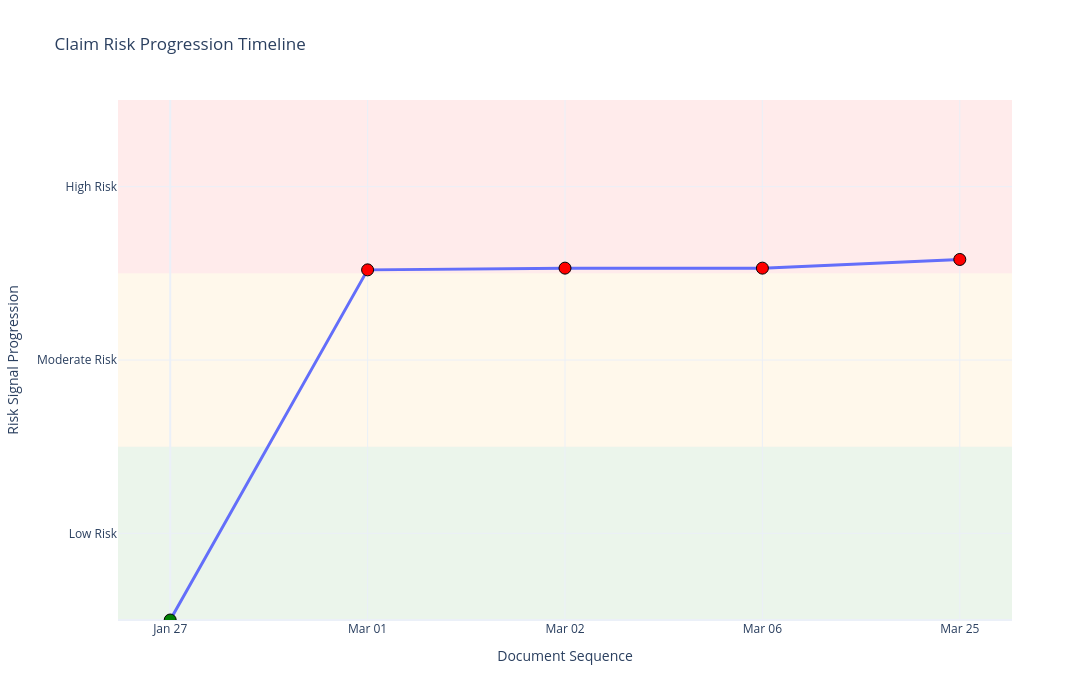

Here is the notebook cell this chart was saved with:
### Code cell
import random
from datetime import datetime, timedelta
import plotly.graph_objects as go

# -----------------------------
# INPUT DATA
# -----------------------------
data = results

# -----------------------------
# CONFIG
# -----------------------------
risk_map = {"L": 1, "M": 2, "H": 3}
risk_label = {1: "Low", 2: "Moderate", 3: "High"}
risk_color = {1: "green", 2: "orange", 3: "red"}

# -----------------------------
# STEP 1: ASSIGN DATES (RISK-AWARE)
# -----------------------------
date_buckets = {
    "L": (datetime(2026, 1, 1), datetime(2026, 1, 31)),
    "M": (datetime(2026, 2, 1), datetime(2026, 2, 28)),
    "H": (datetime(2026, 3, 1), datetime(2026, 3, 31)),
}

def random_date(start, end):
    delta = end - start
    return start + timedelta(days=random.randint(0, delta.days))

for doc in data:
    risk = doc["risk_info"]["document_risk_score"]
    start, end = date_buckets.get(risk, (datetime(2026,1,1), datetime(2026,3,31)))
    doc["display_date"] = random_date(start, end)

# Sort by date
docs = sorted(data, key=lambda x: x["display_date"])

# -----------------------------
# STEP 2: BUILD TIMELINE
# -----------------------------
x_vals = list(range(len(docs)))

# Segmented Y-axis base
risk_base = {1: 0, 2: 100, 3: 200}

# Track cumulative signals per risk level
cumulative_by_risk = {1: 0, 2: 0, 3: 0}

y_vals = []
colors = []
hover_texts = []

current_max_risk = 0
seen_keywords = set()

for doc in docs:
    doc_risk = risk_map.get(doc["risk_info"]["document_risk_score"], 0)

    ann = doc.get("annotations", {}).get("claim-characteristics", {}).get("annotations", [])

    current_keywords = set()

    for a in ann:
        category = a.get("Characteristic", "Other")
        keyword = a.get("Question", "Unknown")
        current_keywords.add((category, keyword))

    # New keywords
    new_keywords = current_keywords - seen_keywords

    # Update risk
    if doc_risk > current_max_risk:
        current_max_risk = doc_risk

    # Filter only relevant signals for current risk
    relevant_new_keywords = set()

    for cat, kw in new_keywords:
        for a in ann:
            if a.get("Question") == kw and a.get("Characteristic") == cat:
                keyword_risk = risk_map.get(a.get("RiskCategory"), 0)
                if keyword_risk == current_max_risk:
                    relevant_new_keywords.add((cat, kw))

    # Update cumulative count
    cumulative_by_risk[current_max_risk] += len(relevant_new_keywords)

    seen_keywords.update(current_keywords)

    # Compute Y value (segmented)
    y_val = risk_base[current_max_risk] + cumulative_by_risk[current_max_risk]

    # -----------------------------
    # HOVER TEXT
    # -----------------------------
    color = risk_color[current_max_risk]

    hover = f"<b>{doc['name']}</b><br>"
    hover += f"Date: {doc['display_date'].strftime('%Y-%m-%d')}<br>"
    hover += f"Claim Risk: <span style='color:{color}'><b>{risk_label[current_max_risk]}</b></span><br>"
    hover += f"Cumulative Signals: <b>{cumulative_by_risk[current_max_risk]}</b><br><br>"

    if relevant_new_keywords:
        hover += "<b>New Signals:</b><br>"
        temp_map = {}
        for cat, kw in relevant_new_keywords:
            temp_map.setdefault(cat, []).append(kw)

        for cat, kws in temp_map.items():
            hover += f"<span style='color:{color}'><b>{cat}</b>: {', '.join(set(kws))}</span><br>"
    else:
        if doc_risk > current_max_risk:
            hover += "<b>No risk signals found increasing the risk</b><br>"
        else:
            hover += "<b>No risk signals found</b><br>"

    y_vals.append(y_val)
    colors.append(color)
    hover_texts.append(hover)

# -----------------------------
# STEP 3: PLOT
# -----------------------------
fig = go.Figure()

fig.add_trace(go.Scatter(
    x=x_vals,
    y=y_vals,
    mode='lines+markers',
    marker=dict(
        size=12,   # bigger markers for visibility
        color=colors,
        line=dict(width=1, color='black')
    ),
    line=dict(width=3),
    text=hover_texts,
    hoverinfo='text'
))

# -----------------------------
# STEP 4: BACKGROUND REGIONS
# -----------------------------
fig.add_shape(type="rect", xref="paper", yref="y",
              x0=0, x1=1, y0=0, y1=100,
              fillcolor="green", opacity=0.08, layer="below", line_width=0)

fig.add_shape(type="rect", xref="paper", yref="y",
              x0=0, x1=1, y0=100, y1=200,
              fillcolor="orange", opacity=0.08, layer="below", line_width=0)

fig.add_shape(type="rect", xref="paper", yref="y",
              x0=0, x1=1, y0=200, y1=300,
              fillcolor="red", opacity=0.08, layer="below", line_width=0)

# -----------------------------
# STEP 5: FINAL LAYOUT
# -----------------------------
fig.update_layout(
    title="Claim Risk Progression Timeline",
    
    xaxis=dict(
        title="Document Sequence",
        tickvals=x_vals,
        ticktext=[doc["display_date"].strftime("%b %d") for doc in docs]
    ),

    yaxis=dict(
        title="Risk Signal Progression",
        tickvals=[50, 150, 250],
        ticktext=["Low Risk", "Moderate Risk", "High Risk"],
        range=[0, 300]
    ),

    template="plotly_white",

    height=700,   # increased height → FIXES compression
    width=1200,   # increased width → FIXES overlap

    hoverlabel=dict(
        bgcolor="white",
        font_size=13,
        font_family="Arial",
        font_color="black",
        bordercolor="lightgrey",
        align="left"
    )
)

fig.show()

### Figure 1 — Plotly figure (JSON) as saved in the notebook; plotly's stock layout.template omitted (floating-point values rounded to 4 significant figures)
{"data": [{"hoverinfo": "text", "line": {"width": 3}, "marker": {"color": ["green", "red", "red", "red", "red"], "line": {"color": "black", "width": 1}, "size": 12}, "mode": "lines+markers", "text": ["<b>Document Scan Oct 11 2024.pdf</b><br>Date: 2026-01-27<br>Claim Risk: <span style='color:green'><b>Low</b></span><br>Cumulative Signals: <b>0</b><br><br><b>No risk signals found</b><br>", "<b>Complaint Supreme Court NY.pdf</b><br>Date: 2026-03-01<br>Claim Risk: <span style='color:red'><b>High</b></span><br>Cumulative Signals: <b>2</b><br><br><b>New Signals:</b><br><span style='color:red'><b>Damage</b>: Brain Injury, Airlifted</span><br>", "<b>HCC Policy Procida.pdf</b><br>Date: 2026-03-02<br>Claim Risk: <span style='color:red'><b>High</b></span><br>Cumulative Signals: <b>3</b><br><br><b>New Signals:</b><br><span style='color:red'><b>Damage</b>: Impaired</span><br>", "<b>ACORD 2 Automobile Loss Notice.pdf</b><br>Date: 2026-03-06<br>Claim Risk: <span style='color:red'><b>High</b></span><br>Cumulative Signals: <b>3</b><br><br><b>No risk signals found</b><br>", "<b>Brooks and Crooks.pdf</b><br>Date: 2026-03-25<br>Claim Risk: <span style='color:red'><b>High</b></span><br>Cumulative Signals: <b>8</b><br><br><b>New Signals:</b><br><span style='color:red'><b>Other</b>: Affidavit, Offer to Settle, Settlement Offer, Bad faith</span><br><span style='color:red'><b>Liability</b>: Distracted driving</span><br>"], "type": "scatter", "x": [0, 1, 2, 3, 4], "y": [0, 202, 203, 203, 208]}], "layout": {"height": 700, "hoverlabel": {"align": "left", "bgcolor": "white", "bordercolor": "lightgrey", "font": {"color": "black", "family": "Arial", "size": 13}}, "shapes": [{"fillcolor": "green", "layer": "below", "line": {"width": 0}, "opacity": 0.08, "type": "rect", "x0": 0, "x1": 1, "xref": "paper", "y0": 0, "y1": 100, "yref": "y"}, {"fillcolor": "orange", "layer": "below", "line": {"width": 0}, "opacity": 0.08, "type": "rect", "x0": 0, "x1": 1, "xref": "paper", "y0": 100, "y1": 200, "yref": "y"}, {"fillcolor": "red", "layer": "below", "line": {"width": 0}, "opacity": 0.08, "type": "rect", "x0": 0, "x1": 1, "xref": "paper", "y0": 200, "y1": 300, "yref": "y"}], "title": {"text": "Claim Risk Progression Timeline"}, "width": 1200, "xaxis": {"ticktext": ["Jan 27", "Mar 01", "Mar 02", "Mar 06", "Mar 25"], "tickvals": [0, 1, 2, 3, 4], "title": {"text": "Document Sequence"}}, "yaxis": {"range": [0, 300], "ticktext": ["Low Risk", "Moderate Risk", "High Risk"], "tickvals": [50, 150, 250], "title": {"text": "Risk Signal Progression"}}}}
